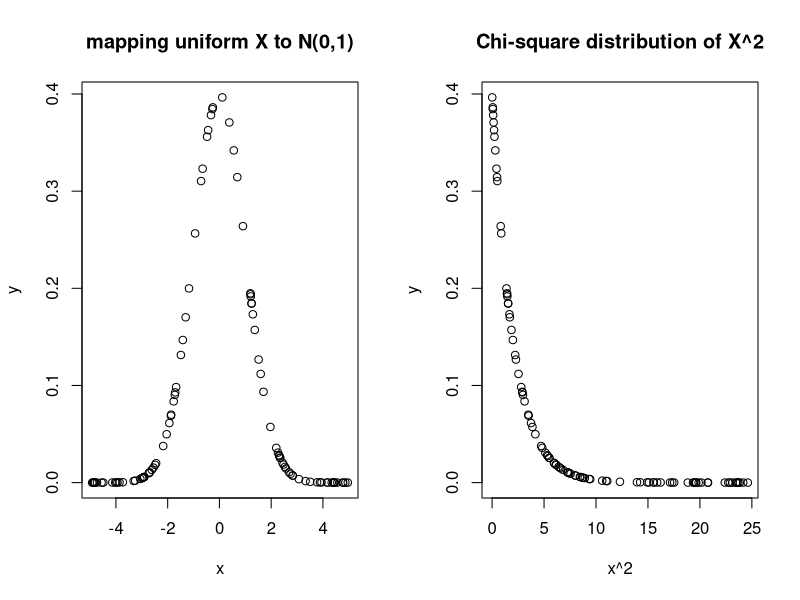
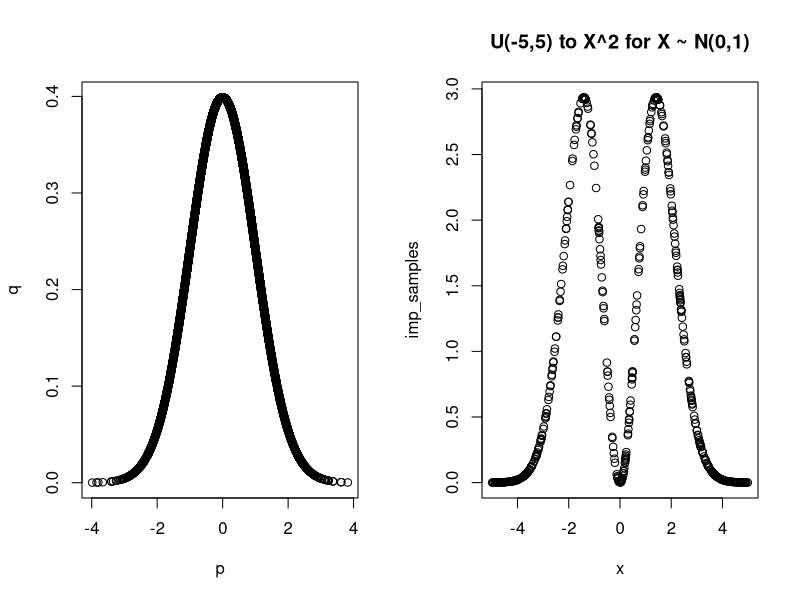
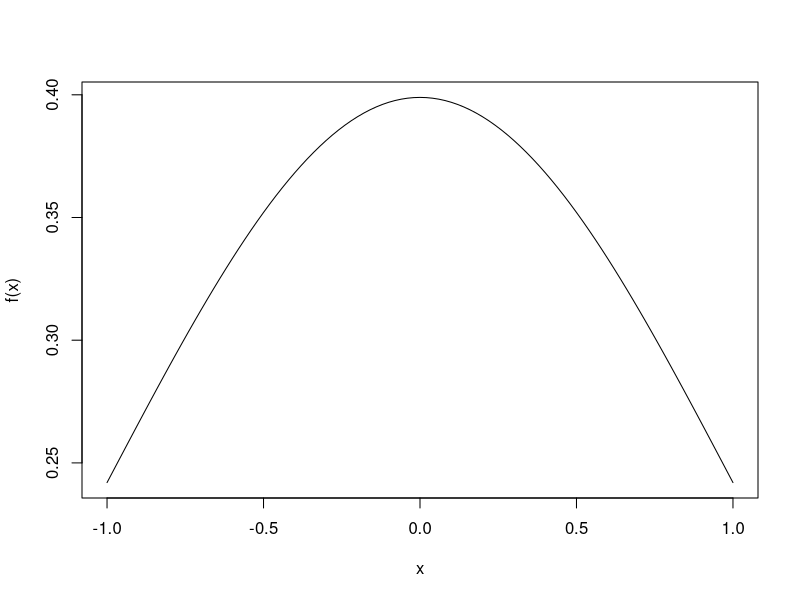
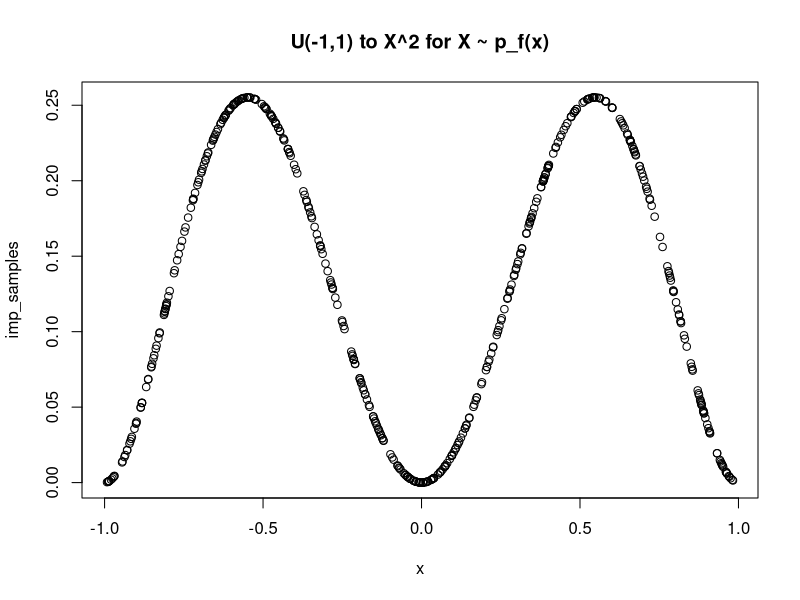

Generate these figures, in order, with R:
# 1.2.1

n = 100
x = runif(n,-5,5)
y = dnorm(x,0,1)

par(mfrow=c(1,2))
plot(x,y, main="mapping uniform X to N(0,1)")
plot(x^2,y, main="Chi-square distribution of X^2")

p = rnorm(10000)
q = dnorm(p)
plot(p,q)

# Importance sampling:
n = 500; a = -5; b = 5; mu = 0; sigma = 1
x = runif(n,a,b)

phi <- function(x) x^2
f   <- function(x) dnorm(x,mu,sigma)
g   <- function(x) 1/(b-a) 

imp_samples = phi(x) * f(x)/g(x)
mean(imp_samples)
max(imp_samples)
plot(x,imp_samples, main="U(-5,5) to X^2 for X ~ N(0,1)")

# 1.2.2
par(mfrow=c(1,1))
curve(f(x), xlim=c(-1,1))

n = 500; a = -1; b = 1
x = runif(n,a,b)

phi <- function(x) x^2
f   <- function(x) (1 + cos(pi*x))/2
g   <- function(x) 1/(b-a)

imp_samples = phi(x) * f(x)/g(x)
plot(x,imp_samples,main="U(-1,1) to X^2 for X ~ p_f(x)")

mean(imp_samples)
var(imp_samples)/n
  